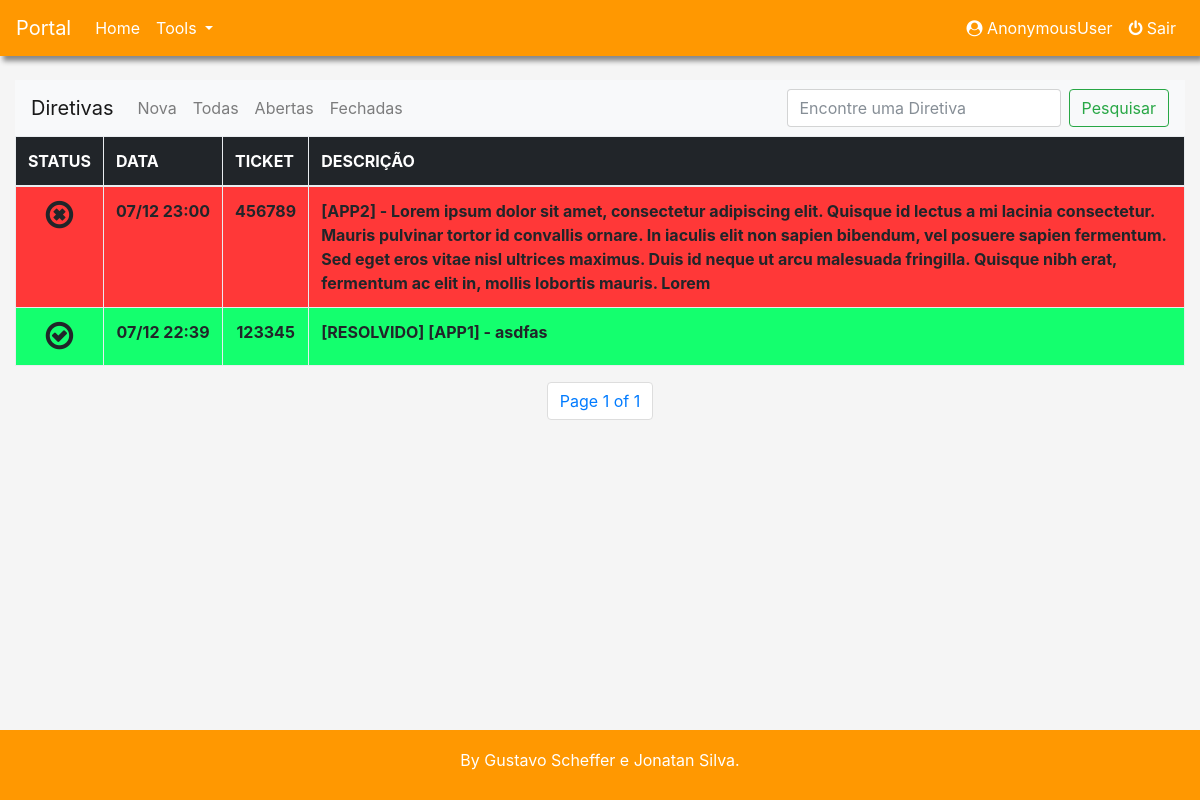
/diretivas/, run on the app's committed database.
### diretiva/models.py (models this page shows, shortened)
class Diretiva(models.Model):
    date_entry = models.DateTimeField(auto_now_add=True)  # em prod usar o auto_now_add
    status = models.BooleanField(blank=False, default=False)
    main_ticket = models.TextField(max_length=6, blank=False)
    product = models.CharField(blank=False, max_length=30)
    description = models.TextField(blank=False, max_length=500)
    date_update = models.DateTimeField(auto_now=True)  # em prod usar o auto_now
    date_closed = models.DateTimeField(null=True)
    class Meta:
        ordering = ['status', 'date_entry']

### diretiva/views.py (the view)
# urls.py: url(r'diretivas/$', views.home, name='diretiva_home'),
def home(request):
    diretiva_list = Diretiva.objects.all()
    paginator = Paginator(diretiva_list, 7)
    user_idc = request.user
    page = request.GET.get('page')
    try:
        diretivas = paginator.page(page)
    except PageNotAnInteger:
        diretivas = paginator.page(1)
    except EmptyPage:
        diretivas = paginator.page(paginator.num_pages)
    context = {'diretivas': diretivas, 'username': user_idc}
    return render(request, 'diretiva/index.html', context)

### diretiva/templates/diretiva/index.html (shortened to what this page needs)
{% extends "portal/base.html" %}
{% block content %}
<nav class="navbar navbar-expand-lg navbar-light bg-light">
  <a class="navbar-brand" href="/diretivas/">Diretivas</a>
  <div class="collapse navbar-collapse" id="navbarTogglerDemo02">
    <ul class="navbar-nav mr-auto mt-2 mt-lg-0">
      <li class="nav-item">
        <a class="nav-link" href="/diretivas/create/">Nova</a>
      </li>
      <li class="nav-item ">
        <a class="nav-link" href="/diretivas/all/">Todas</a>
      </li>
       <li class="nav-item">
        <a class="nav-link" href="/diretivas/abertas/">Abertas</a>
      </li>
       <li class="nav-item">
        <a class="nav-link" href="/diretivas/fechadas/">Fechadas</a>
      </li>
    </ul>
    <form class="form-inline my-2 my-lg-0">
      <input class="form-control mr-sm-2" type="text" placeholder="Encontre uma Diretiva">
      <button class="btn btn-outline-success my-2 my-sm-0" type="submit">Pesquisar</button>
    </form>
  </div>
</nav>
   <table id="diretiva-table" class="table table-responsive table-hover table-bordered">
      <thead class="thead-inverse">
         <tr>
            <th>STATUS</th>
            <th>DATA</th>
            <th>TICKET</th>
            <th>DESCRIÇÃO</th>
         </tr>
      </thead>
      <tbody>
      {% for diretiva in diretivas%}
         {% if diretiva.status %}
            <tr id="id_diretiva"
                class="primary"
                data-id="{{diretiva.id}}"
                data-status="Fechada"
                data-date_entry="{{diretiva.date_entry|date:'d/m H:i'}}"
                data-main_ticket="{{diretiva.main_ticket}}"
                data-product="{{diretiva.product}}"
                data-description="{{diretiva.description}}"
                data-date_update="{{diretiva.date_update|date:'d/m H:i'}}"
                data-date_closed="{{diretiva.date_closed|date:'d/m H:i'}}"
                data-toggle="modal"
                data-target="#exampleModal">
         {% else %}
            <tr id="id_diretiva"
                class="danger"
                data-id="{{diretiva.id}}"
                data-status="Aberta"
                data-date_entry="{{diretiva.date_entry|date:'d/m H:i'}}"
                data-main_ticket="{{diretiva.main_ticket|stringformat:'02d'}}"
                data-product="{{diretiva.product}}"
                data-description="{{diretiva.description}}"
                data-date_update="{{diretiva.date_update|date:'d/m H:i'}}"
                data-date_closed="{{diretiva.date_closed|date:'d/m H:i'}}"
                data-toggle="modal"
                data-target="#exampleModal">
         {% endif %}
		      <td id="icon">
               {% if diretiva.status %}
                  <i class="fa fa-check-circle-o  fa-2x" aria-hidden="true"></i>
               {%else%}
                  <i class="fa fa-times-circle-o  fa-2x" aria-hidden="true"></i>
               {% endif %}
            </td>
		      <td id="data_abertura">{{diretiva.date_entry|date:"d/m"}}&nbsp;{{diretiva.date_entry|date:"H:i"}}</td>
		      <td id="ticket">{{diretiva.main_ticket}}</td>
		      <td>
               {% if diretiva.status %}
                  [RESOLVIDO]
               {%endif%}
                  [{{diretiva.product|upper}}]&nbsp;-&nbsp;{{diretiva.description}}
            </td>
	      </tr>
      {% endfor %}
      </tbody>
   </table>
   <nav aria-label="diretiva-navigation">
     <ul class="pagination justify-content-center">
        {% if diretivas.number %}
            <li class="page-item"><a class="page-link" href="#">Page {{diretivas.number}} of {{diretivas.paginator.num_pages}}</a></li>
        {% endif %}
     </ul>
   </nav>
{% endblock %}

### portal/templates/portal/base.html (shortened to what this page needs)
<!DOCTYPE html>
<html>
<head>
    {% load static %}
    <link rel="stylesheet" href="{% static 'portal/bootstrap4/css/bootstrap.css' %}">
    <link rel="stylesheet" href="{% static 'portal/font-awesome/css/font-awesome.css' %}">
    <link rel="stylesheet" href="{% static 'portal/css/custom.css' %}">
    <link rel="stylesheet" href="{% static 'portal/css/principal.css' %}">
</head>
<body>
    <nav id="nav-portal-fix" class="navbar fixed-top navbar-expand-lg">
        <a class="navbar-brand" href="/home">
            Portal
        </a>
        <div class="collapse navbar-collapse" id="navbarTogglerDemo01">
            <ul class="navbar-nav mr-auto mt-2 mt-lg-0">
                <li class="nav-item active">
                    <a class="nav-link" href="/home">Home <span class="sr-only">(current)</span></a>
                </li>
                <li class="nav-item dropdown">
                    <a class="nav-link dropdown-toggle" href="#" id="navbarDropdownMenuLink" data-toggle="dropdown" aria-haspopup="true" aria-expanded="false">
                        Tools
                    </a>
                </li>
            </ul>
            <ul class="navbar-nav my-2 my-lg-0">
                <li class="nav-item ">
                    <a class="nav-link" href="#">
                        <i class="fa fa-user-circle" aria-hidden="true"></i>
                        <span>{{ username }}</span>
                    </a>
                </li>
                <li class="nav-item ">
                    <a class="nav-link" href="/logout_portal">
                        <i class="fa fa-power-off" aria-hidden="true"></i>
                        <span>Sair</span>
                    </a>
                </li>
            </ul>
        </div>
    </nav>
    <section id="section-portal-fix" class="container-fluid">
        {% block content %}
        {% endblock %}
    </section >
    <footer class="footer ">
        <div class="container text-center">
            <span>
                By Gustavo Scheffer e Jonatan Silva.
            </span>
        </div>
    </footer>
</body>
</html>

### static/portal/css/custom.css (style rules this page uses)
table#diretiva-table { font-size: 1em; font-weight: bold; }
table#diretiva-table tr.primary { background-color: hsl(143, 100%, 54%); cursor: pointer; }
table#diretiva-table tr.danger { background-color: hsl(0, 100%, 61%); cursor: pointer; }
table#diretiva-table td#icon, td#data_abertura, td#ticket { text-align: center; }

### static/portal/css/principal.css (style rules this page uses)
#nav-portal-fix { box-shadow: 3px 5px 5px #888888; background-color: #ff9801; }
#nav-portal-fix a { color: white !important; border-radius: 5px; }
#section-portal-fix { margin-top: 80px; margin-bottom:80px; }
html { position: relative; min-height: 100%; }
.footer { position: absolute; bottom: 0; width: 100%; height: 70px; line-height: 60px; background-color: #ff9801; color: white; }
body { margin-bottom: 60px; background-color: #f5f5f5; font-family: BlinkMacSystemFont, -apple-system, "Segoe UI", "Roboto", "Oxygen", "Ubuntu", "Cantarell", "Fira Sans", "Droid Sans", "Helvetica Neue", "Helvetica", "Arial", sans-serif; }

### data on the page
Diretiva: status False (drawn), date_entry "07/12", date_entry "23:00", main_ticket "456789", product "APP2", description "Lorem ipsum dolor sit amet, consectetur adipiscing elit. Quisque id lectus a mi lacinia consectetur. Mauris pulvinar tortor id convallis ornare. In iaculis elit non sapien bibendum, vel posuere sapien fermentum. Sed eget eros vitae nisl ultrices maximus. Duis id neque ut arcu malesuada fringilla. Quisque nibh erat, fermentum ac elit in, mollis lobortis mauris. Lorem"
Diretiva: status True (drawn), date_entry "07/12", date_entry "22:39", main_ticket "123345", product "APP1", description "asdfas"

### other printed values
{{ username }} "AnonymousUser"
{{ diretivas.number }} "1"
{{ diretivas.paginator.num_pages }} "1"
